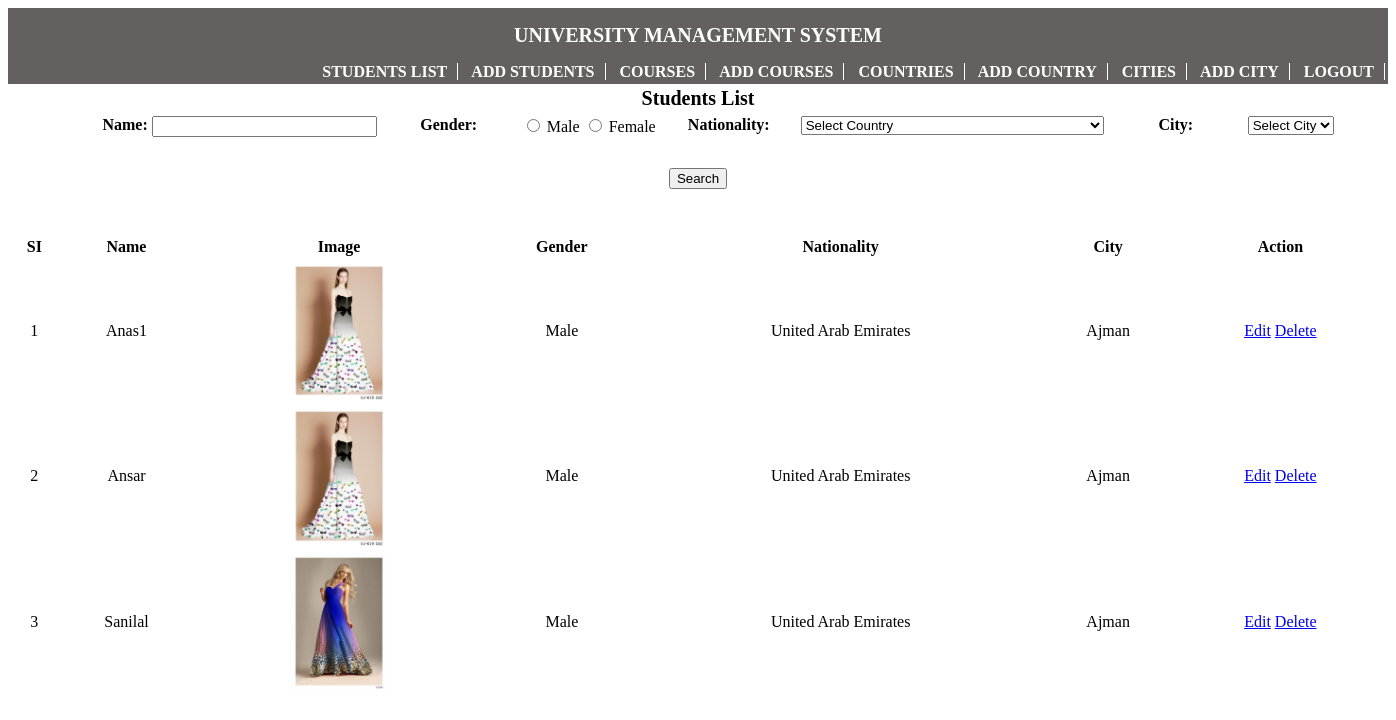
The page /index.php?action=student_list (signed in) on the database its author committed.
### tables this page shows
CREATE TABLE IF NOT EXISTS `tbl_students` (
  `id` int(11) NOT NULL AUTO_INCREMENT,
  `name` varchar(255) NOT NULL,
  `dob` date NOT NULL,
  `gender` enum('1','2') NOT NULL COMMENT '1- Male, 2- Female',
  `telephone` int(11) NOT NULL,
  `email` varchar(255) NOT NULL,
  `nationality` int(11) NOT NULL,
  `city` int(11) NOT NULL,
  `image` varchar(255) NOT NULL,
  `created_by` int(11) NOT NULL,
  `created_date_time` datetime NOT NULL,
  `updated_date_time` timestamp NOT NULL DEFAULT CURRENT_TIMESTAMP ON UPDATE CURRENT_TIMESTAMP,
  `is_active` enum('0','1') NOT NULL DEFAULT '1',
  `is_deleted` enum('0','1') NOT NULL DEFAULT '0',
  PRIMARY KEY (`id`)
);

CREATE TABLE IF NOT EXISTS `tbl_countries` (
  `id` int(3) unsigned NOT NULL AUTO_INCREMENT,
  `name` varchar(200) DEFAULT NULL,
  `is_active` enum('0','1') NOT NULL DEFAULT '1',
  `is_deleted` enum('0','1') NOT NULL DEFAULT '0',
  PRIMARY KEY (`id`)
);

CREATE TABLE IF NOT EXISTS `tbl_cities` (
  `id` int(11) NOT NULL AUTO_INCREMENT,
  `country_id` int(11) NOT NULL,
  `title` varchar(256) DEFAULT NULL,
  `is_active` enum('0','1') NOT NULL DEFAULT '1',
  `is_deleted` enum('0','1') NOT NULL DEFAULT '0',
  `created_date_time` datetime NOT NULL,
  `updated_date_time` timestamp NOT NULL DEFAULT CURRENT_TIMESTAMP ON UPDATE CURRENT_TIMESTAMP,
  PRIMARY KEY (`id`),
  KEY `combined` (`title`)
);

### lib/connection.php (called while the page is built, shortened)
<?php
include_once 'config.php';
class connection {
 public  static function execute($sql,$type='select-all'){
	  	if($sql!=''){
			switch ($type){
				case 'select-all':
					$rs = @mysql_query($sql);
					if($rs && mysql_num_rows($rs) > 0){
						while ($row = mysql_fetch_object($rs)){
							$result[] = $row;
						}
						return $result;
					}else{
						return false;
					}
					break;
			}
	  	}
  }
}
?>

### lib/config.php (called while the page is built, shortened)
<?php
$upload_dir = 'images/';

### pages/student_list.php (the view, shortened to what this page needs)
<?php
$sql = "SELECT * FROM tbl_countries WHERE is_active = '1' AND is_deleted = '0' ";
$countryList = connection::execute($sql,'select-all');
include_once 'navigation.php';?>
<table class="list students">
<tr><th class="main" colspan="7">Students List</th></tr>
</table>
<form name="loginFrm" id="studentSearchFrm" action="" method="post" enctype="multipart/form-data">
    <table class="login-tbl search-tbl">
        <tr>
            <td ><label><strong>Name:</strong></label></td>
            <td><input type="text" size="25" name="name"  value="<?php echo !empty($name) ? $name : ''?>" /></td>
            <td><label><strong>Gender:</strong></label></td>
            <td>
                <input type="radio" name="gender" value="1" id="gen_male" <?php echo (!empty($gender) && $gender == 1) ? 'checked="checked"' : '';?> />
                <label form="gen_male">Male</label>
                <input type="radio" name="gender" value="2" id="gen_female" <?php echo (!empty($gender) && $gender == 2) ? 'checked="checked"' : '';?> />
                <label for="gen_female">Female</label>
            </td>
            <td><label><strong>Nationality:</strong></label></td>
            <td>
                <select name="nationality">
                    <option value="">Select Country</option>
                </select>
            </td>
            <td><label><strong>City:</strong></label></td>
            <td>
                <select name="city">
                    <option value="">Select City</option>
                </select>
            </td>
        </tr>
        <tr>
            <td colspan="8">
                <input type="submit" id="submit" name="submit" value="Search"  />
            </td>
        </tr>
    </table>
</form>
<table class="list students" id="search_response">
<?php
$sql = "SELECT ts.*, tc.name AS c_name, tct.title AS ct_name
        FROM tbl_students AS ts
        LEFT JOIN tbl_countries tc ON (tc.id = ts.nationality)
        LEFT JOIN tbl_cities tct ON (tct.id = ts.city)
        WHERE ts.is_active = '1' AND ts.is_deleted = '0' ";
$result = connection::execute($sql,'select-all');
if (!empty($result) && is_array($result)) {?>
        <tr>
            <th>
                SI
            </th>
            <th>
                Name
            </th>
            <th>
                Image
            </th>
            <th>
                Gender
            </th>
            <th>
                Nationality
            </th>
            <th>
                City
            </th>
            <th>
                Action
            </th>
        </tr>
        <?php
        $i =1;
        foreach($result as $row) {?>
            <tr>
                <td>
                    <?php echo $i;?>
                </td>
                <td>
                    <?php echo $row->name;?>
                </td>
                <td>
                    <?php if (!empty($row->image) && file_exists($upload_dir.$row->image)){?>
                        <img src="images/<?php echo $row->image;?>" style="max-width: 100px; max-height: 150px;" /><?php
                    }?>
                </td>
                <td>
                    <?php if (!empty($row->gender)){
                        echo ($row->gender == 1) ? 'Male' : 'Female';
                    }?>
                </td>
                <td>
                    <?php echo $row->c_name;?>
                </td>
                <td>
                    <?php echo $row->ct_name;?>
                </td>
                <td>
                    <a href="index.php?action=add_student&edit=1&id=<?php echo $row->id;?>">Edit</a>
                    <a href="index.php?action=student_list&delete_student=1&id=<?php echo $row->id;?>" onclick="return confirm('Do you really want to delete this record??')">Delete</a>
                </td>
            </tr>
        <?php
            $i++;
        }
} else {?>
    <tr><td class="main" colspan="7">No recors found</td></tr><?php
}?>
</table>

### index.php (shortened to what this page needs)
<?php
include_once 'lib/connection.php';
$action =!empty($_GET['action']) ? $_GET['action'] : '';
switch ($action) {
    case 'student_list':
        if (!empty($_SESSION['admin_id'])) {
            include_once 'pages/student_list.php';
            break;
        }
}
?>

### pages/navigation.php
<?php
if (!empty($_SESSION['admin_id'])) {?>
    <table class="navigation">
        <tr>
            <td class="main-head">University Management System</td>
        </tr>
        <tr>
        <td>
            <a href="index.php?action=student_list">Students List</a>
            <a href="index.php?action=add_student">Add Students</a>
            <a href="index.php?action=manage_course">Courses</a>
            <a href="index.php?action=manage_course&add=1">Add Courses</a>
            <a href="index.php?action=manage_country">Countries</a>
            <a href="index.php?action=manage_country&add=1">Add Country</a>
            <a href="index.php?action=manage_city">Cities</a>
            <a href="index.php?action=manage_city&add=1">Add City</a>
            <a href="index.php?action=logout">Logout</a>
        </td>
        </tr>
    </table><?php
}

### index.php (style rules this page uses)
table { width: 100%; }
.login-tbl tr td:first-child { width: 40%; text-align: right }
.login-tbl tr td:last-child { width: 60%; text-align: left }
.login-tbl tr:last-child td { text-align: center; }
th.main { font-size: 20px; text-align: center; }
td { text-align: center; }
table.navigation { width: 100%; }
table.navigation td { text-align: right; }
table.navigation { background-color: #646060; }
.navigation a { color: #fff; text-transform: uppercase; text-decoration: none; font-weight: bold; border-right: 1px solid #fff; padding-right: 10px; margin-left: 10px; }
.search-tbl td { height: 50px; vertical-align: top; min-width: 136px;; }
.main-head { text-align: center !important; font-size: 20px; color: #fff; background: #646060; height: 50px; text-transform: uppercase; font-weight: bold; }

### rows shown on the page
tbl_students: name "Anas1", image (picture), gender "Male", tbl_countries.name "United Arab Emirates", tbl_cities.title "Ajman"
tbl_students: name "Ansar", image (picture), gender "Male", tbl_countries.name "United Arab Emirates", tbl_cities.title "Ajman"
tbl_students: name "Sanilal", image (picture), gender "Male", tbl_countries.name "United Arab Emirates", tbl_cities.title "Ajman"
